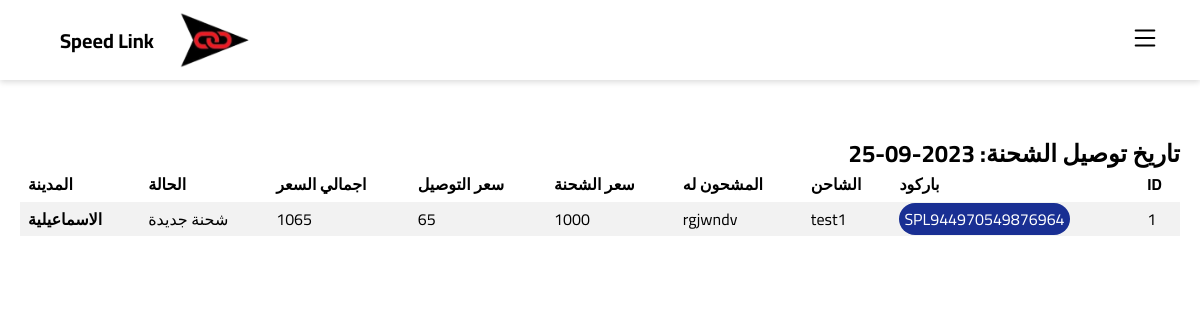
/tables/1, run on an earlier commit of the app's database.
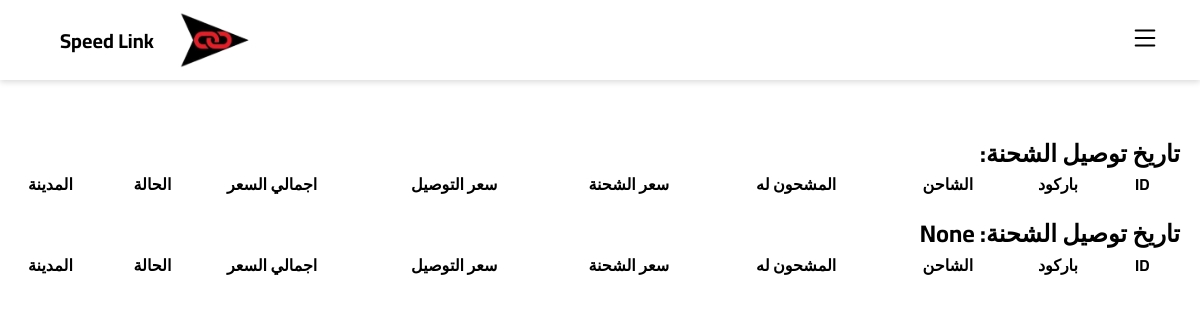
And on a later commit of the database.
### app.py (models this page shows)
class Shipment(db.Model):
    id = db.Column(db.Integer, primary_key=True)
    barcode = db.Column(db.String(18))
    shipper_username = db.Column(db.Integer)
    status = db.Column(db.String(50))
    delivery_id = db.Column(db.Integer)
    shipper_name = db.Column(db.String(100))
    shipper_phone_1 = db.Column(db.String(11))
    shipper_phone_2 = db.Column(db.String(11))
    shipper_address = db.Column(db.String(200))
    shipper_city = db.Column(db.String(100))
    shipper_wallet_code = db.Column(db.String(15))
    shipper_note = db.Column(db.Text)
    recipient_name = db.Column(db.String(100))
    recipient_phone_1 = db.Column(db.String(15))
    recipient_phone_2 = db.Column(db.String(15))
    recipient_address = db.Column(db.String(200))
    recipient_city = db.Column(db.String(100))
    recipient_note = db.Column(db.Text)
    pprice = db.Column(db.Integer)
    dprice = db.Column(db.Integer)
    tprice = db.Column(db.Integer)
    shipment_status = db.Column(db.String(100))
    date = db.Column(db.String(23))
    delivery_date = db.Column(db.String(23) )
    aws_code = db.Column(db.String(25))
    how = db.Column(db.String(25))
    isprint = db.Column(db.Integer)
    issend = db.Column(db.Integer)
    Collector = db.Column(db.Integer)

### app.py (the view)
@app.route('/tables/<int:id>')
def render_shipment_tables(id):
    unique_delivery_dates = db.session.query(Shipment.delivery_date).distinct()
    unique_delivery_dates = unique_delivery_dates[::-1]
    shipments_by_date = {}
    for date in unique_delivery_dates:
        shipments = Shipment.query.filter_by(delivery_date=date[0],delivery_id=id).all()
        shipments_by_date[date[0]] = shipments
    return render_template('shipment_tables.html', shipments_by_date=shipments_by_date)

### templates/shipment_tables.html (shortened to what this page needs)
    {% extends 'base.html' %} {% block content %}
    {% for date, shipments in shipments_by_date.items() %}
<br>
    <h2>تاريخ توصيل الشحنة: {{ date }}</h2>
    <table>
        <tr>
            <th>ID</th>
<th>باركود</th>
<th>الشاحن</th>
<th>المشحون له</th>
<th>سعر الشحنة</th>
<th>سعر التوصيل</th>
<th>اجمالي السعر</th>
<th>الحالة</th>
<th>المدينة</th>
        </tr>
        {% for shipment in shipments %}
        <tr>
            <td>{{ shipment.id }}</td>
            <td><a class="aa" href="/track/{{ shipment.barcode }}">{{ shipment.barcode }}</a></td>
            <td>{{ shipment.shipper_name }}</td>
            <td>{{ shipment.recipient_name }}</td>
            <td>{{ shipment.pprice }}</td>
            <td>{{ shipment.dprice }}</td>
            <td>{{ shipment.tprice }}</td>
            <td>
                {% if shipment.shipment_status == 'تم توصيل الشحنة' %}
               <p style="color: green;"> {{ shipment.shipment_status }}</p>
            {% else %}
            {{ shipment.shipment_status }}
            {%endif%}
            </td>
            <th>
                {% if shipment.recipient_city == '1' %}
                القاهرة
            {% elif shipment.recipient_city == '2' %}
                البحيرة
            {% elif shipment.recipient_city == '3' %}
                الاسكندرية
            {% elif shipment.recipient_city == '4' %}
                الدلتا
            {% elif shipment.recipient_city == '5' %}
                الاسماعيلية
            {% elif shipment.recipient_city == '6' %}
                بورسعيد
            {% elif shipment.recipient_city == '7' %}
                السويس
            {% elif shipment.recipient_city == '8' %}
                الشرقية
            {% elif shipment.recipient_city == '9' %}
                بنى سويف
            {% elif shipment.recipient_city == '10' %}
                المنيا
            {% elif shipment.recipient_city == '11' %}
                اسيوط
            {% elif shipment.recipient_city == '12' %}
                سوهاج
            {% elif shipment.recipient_city == '13' %}
                الساحل الشمالي
            {% elif shipment.recipient_city == '14' %}
                مطروح
            {% elif shipment.recipient_city == '15' %}
                قنا
            {% elif shipment.recipient_city == '16' %}
                الاقصر
            {% elif shipment.recipient_city == '17' %}
                اسوان
            {% elif shipment.recipient_city == '18' %}
                شرم الشيخ
            {% elif shipment.recipient_city == '19' %}
                الغردقة
            {% elif shipment.recipient_city == '20' %}
                مدن البحر الاحمر
            {% elif shipment.recipient_city == '21' %}
                الفيوم
            {% elif shipment.recipient_city == '22' %}
                خارج التغطية
            {% elif shipment.recipient_city == '23' %}
                موقوف
            {% elif shipment.recipient_city == '24' %}
                ش
            {% elif shipment.recipient_city == '25' %}
                منصورة
            {% elif shipment.recipient_city == '26' %}
                قليوب
            {% else %}
                City not found
            {% endif %}</th>
        </tr>
        {% endfor %}
    </table>
    {% endfor %}
    {% endblock %}

What changed in the data, as far as the page shows it:
no longer on this page (row edited): Shipment: id "1", barcode "SPL944970549876964", shipper_name "test1", recipient_name "rgjwndv", pprice "1000", dprice "65", tprice "1065", shipment_status "شحنة جديدة", recipient_city "الاسماعيلية"
Also different on the page:
new list line: "تاريخ توصيل الشحنة: ID باركود الشاحن المشحون له سعر الشحنة سعر التوصيل اجمالي السعر الحالة المدينة"
new list line: "تاريخ توصيل الشحنة: None ID باركود الشاحن المشحون له سعر الشحنة سعر التوصيل اجمالي السعر الحالة المدينة"
list line gone: "تاريخ توصيل الشحنة: 2023-09-25 ID باركود الشاحن المشحون له سعر الشحنة سعر التوصيل اجمالي السعر الحالة المدينة"
